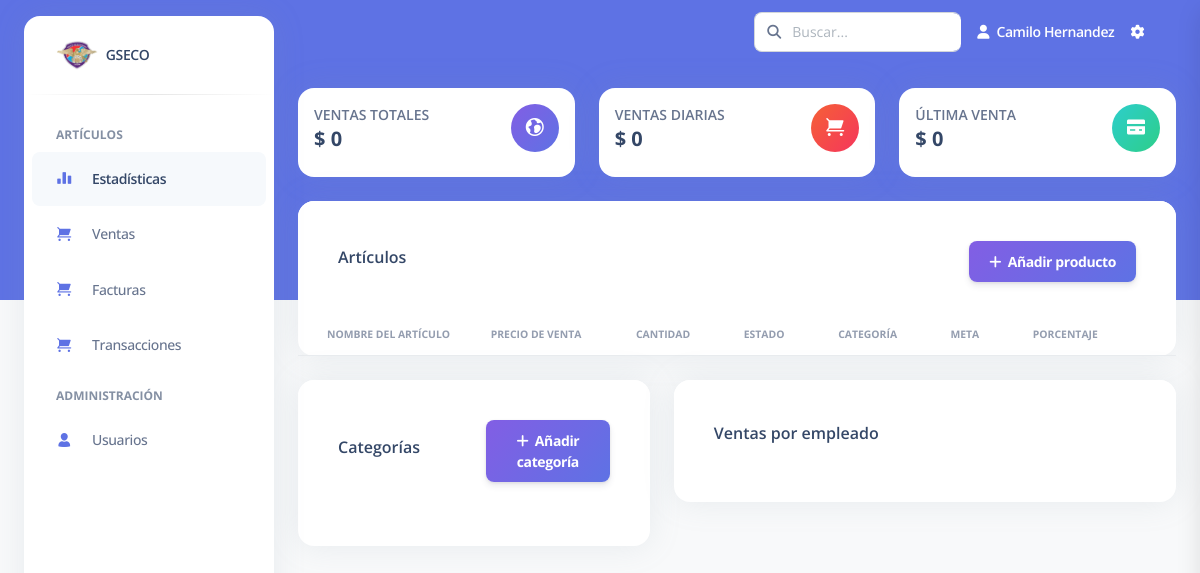
Before: /stats.php (signed in) with the older database file.
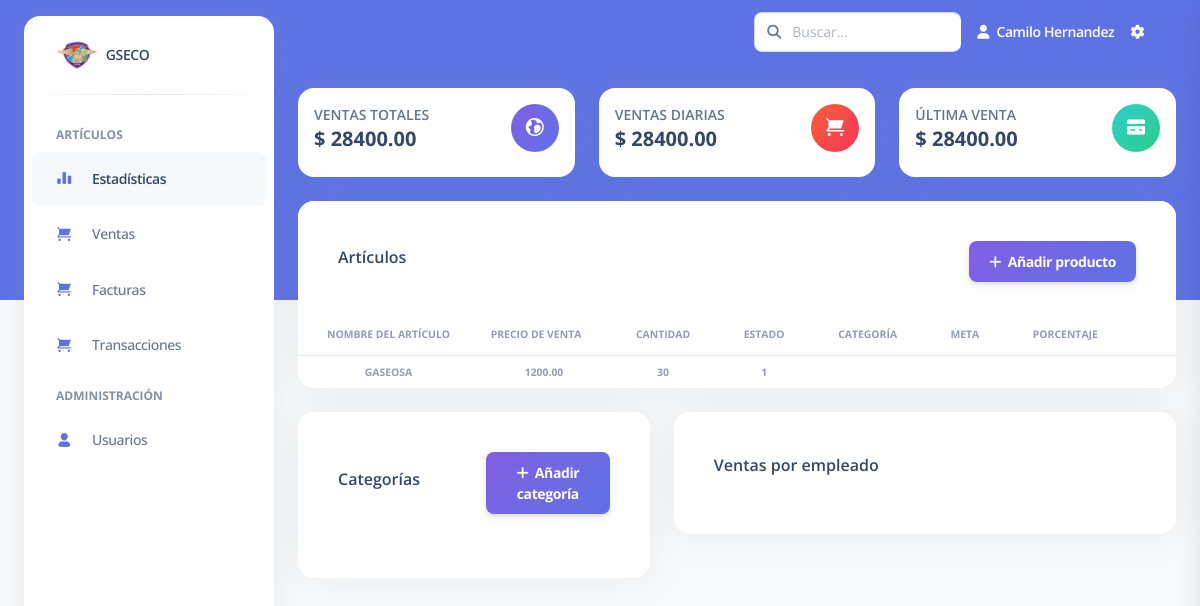
After: the same page with the newer database file.
### tables this page shows
CREATE TABLE `usuario` (
  `id_usuario` int(10) UNSIGNED NOT NULL,
  `nombres` varchar(45) NOT NULL,
  `apellidos` varchar(45) NOT NULL,
  `tipo_documento` varchar(45) NOT NULL,
  `num_documento` varchar(45) NOT NULL,
  `email` varchar(45) NOT NULL,
  `password` varchar(45) NOT NULL,
  `estado` tinyint(1) NOT NULL DEFAULT 1,
  `rol_id_rol` int(10) UNSIGNED NOT NULL
);

CREATE TABLE `articulo` (
  `id_articulo` int(10) UNSIGNED NOT NULL,
  `nombre` varchar(45) NOT NULL,
  `precio_venta` decimal(11,2) NOT NULL,
  `stock` int(11) NOT NULL,
  `descripcion` varchar(45) NOT NULL,
  `estado` tinyint(1) NOT NULL DEFAULT 1,
  `categoria_id_categoria` int(10) UNSIGNED NOT NULL,
  `meta` int(11) NOT NULL
);

### Consultas.php (called while the page is built, shortened)
<?php
    include_once("conexion.php");
    $var_session = $_SESSION['id_usuario'];
    $queryUsuarios = mysqli_query($conn, "SELECT * FROM usuario where id_usuario = $var_session");
    while($mostrar = mysqli_fetch_array($queryUsuarios))
    {
        $nombreUsuario = $mostrar['nombres'] . ' ' . $mostrar['apellidos'];
    }

### models/db.php (called while the page is built, shortened)
<?php
class Database
{
	private $servidor = "localhost";
	private $db = "sistema_inventario";
	private $port = 3306;
	private $charset = "utf8";
	private $usuario = "root";
	private $contrasena = "";
	private $opciones = [PDO::ATTR_CASE => PDO::CASE_LOWER, PDO::ATTR_ERRMODE => PDO::ERRMODE_EXCEPTION, PDO::ATTR_ORACLE_NULLS => PDO::NULL_EMPTY_STRING, PDO::ATTR_DEFAULT_FETCH_MODE => PDO::FETCH_OBJ];
	function __construct()
	{
		$this->pdo = new PDO("mysql:dbname={$this->db};host={$this->servidor};port={$this->port};charset={$this->charset}", $this->usuario, $this->contrasena, $this->opciones);
	}
}

### models/venta.php (called while the page is built, shortened)
<?php
require_once('db.php');
class Venta extends Database
{
	public function ventas($id)
	{
		$query = $this->pdo->query('SELECT sum(total) as total_diario FROM venta WHERE Usuario_id_usuario =' . $id);
		return $query->fetch();
	}
	public function ultimaVenta($id)
	{
		$currentDate = date('Y-m-d');
		$query = $this->pdo->query("SELECT SUM(total) as total_diario FROM venta WHERE Usuario_id_usuario = {$id} AND DATE(fecha) = '{$currentDate}'");
		return $query->fetch();
	}
}

### models/articulo.php (called while the page is built, shortened)
<?php
require_once('db.php');
class Articulo extends Database
{
	public function index()
	{
		$query = $this->pdo->query('SELECT * FROM articulo WHERE estado = 1');
		return $query->fetchAll();
	}
}

### stats.php (the view, shortened to what this page needs)
<?php
include_once("conexion.php");
include_once("Consultas.php");
require('./models/venta.php');
require('./models/articulo.php');
$nw = new Venta();
$ar = new Articulo();
$ventas = $nw->ventas(1);
$ultimaVenta = $nw->ultimaVenta(1);
$articulos = $ar->index();
?>
<!DOCTYPE html>
<html lang="es">
<head>
  <link href="./assets/css/nucleo-icons.css" rel="stylesheet" />
  <link href="./assets/css/nucleo-svg.css" rel="stylesheet" />
  <link href="./assets/css/nucleo-svg.css" rel="stylesheet" />
  <link id="pagestyle" href="./assets/css/argon-dashboard.css?v=2.0.2" rel="stylesheet" />
</head>
<body class="g-sidenav-show bg-gray-100">
  <aside class="sidenav bg-white navbar navbar-vertical navbar-expand-xs border-0 border-radius-xl my-3 fixed-start ms-4 " id="sidenav-main">
    <div class="sidenav-header">
      <a class="navbar-brand m-0 mr-4">
        <img src="./img/logo.png" class="navbar-brand-img h-100 mr-5" alt="main_logo">
        <span class="ms-1 font-weight-bold">GSECO</span>
      </a>
    </div>
    <hr class="horizontal dark mt-0">
    <div class="collapse navbar-collapse  w-auto " id="sidenav-collapse-main">
      <ul class="navbar-nav">
        <li class="nav-item mt-3">
          <h6 class="ps-4 ms-2 text-uppercase text-xs font-weight-bolder opacity-6">Artículos</h6>
        </li>
        <li class="nav-item">
          <a class="nav-link active" href="stats.php">
            <div class="icon icon-shape icon-sm border-radius-md text-center me-2 d-flex align-items-center justify-content-center">
              <i class="ni ni-chart-bar-32 text-primary text-sm opacity-10"></i>
            </div>
            <span class="nav-link-text ms-1">Estadísticas</span>
          </a>
        </li>
        <li class="nav-item">
          <a class="nav-link" href="sales.php">
            <div class="icon icon-shape icon-sm border-radius-md text-center me-2 d-flex align-items-center justify-content-center">
              <i class="ni ni-cart text-primary text-sm opacity-10"></i>
            </div>
            <span class="nav-link-text ms-1">Ventas</span>
          </a>
        </li>
        <li class="nav-item">
          <a class="nav-link" href="bills.php">
            <div class="icon icon-shape icon-sm border-radius-md text-center me-2 d-flex align-items-center justify-content-center">
              <i class="ni ni-cart text-primary text-sm opacity-10"></i>
            </div>
            <span class="nav-link-text ms-1">Facturas</span>
          </a>
        </li>
        <li class="nav-item">
          <a class="nav-link" href="transactions.php">
            <div class="icon icon-shape icon-sm border-radius-md text-center me-2 d-flex align-items-center justify-content-center">
              <i class="ni ni-cart text-primary text-sm opacity-10"></i>
            </div>
            <span class="nav-link-text ms-1">Transacciones</span>
          </a>
        </li>
        <li class="nav-item mt-3">
          <h6 class="ps-4 ms-2 text-uppercase text-xs font-weight-bolder opacity-6">Administración</h6>
        </li>
        <li class="nav-item">
          <a class="nav-link" href="user-administration.php">
            <div class="icon icon-shape icon-sm border-radius-md text-center me-2 d-flex align-items-center justify-content-center">
              <i class="ni ni-single-02 text-primary text-sm opacity-10"></i>
            </div>
            <span class="nav-link-text ms-1">Usuarios</span>
          </a>
        </li>
      </ul>
    </div>
  </aside>
  <main class="main-content position-relative border-radius-lg ">
    <nav class="navbar navbar-main navbar-expand-lg px-0 mx-4 shadow-none border-radius-xl " id="navbarBlur" data-scroll="false">
      <div class="container-fluid py-1 px-3">
        <div class="collapse navbar-collapse mt-sm-0 mt-2 me-md-0 me-sm-4" id="navbar">
          <div class="ms-md-auto pe-md-3 d-flex align-items-center">
            <div class="input-group">
              <span class="input-group-text text-body"><i class="fas fa-search" aria-hidden="true"></i></span>
              <input type="search" name="buscar" class="form-control" placeholder="Buscar...">
            </div>
          </div>
          <ul class="navbar-nav  justify-content-end">
            <li class="nav-item d-flex align-items-center">
              <a class="nav-link text-white font-weight-bold px-0">
                <i class="fa fa-user me-sm-1"></i>
                <span class="d-sm-inline d-none text-capitalize">
                  <?php echo $nombreUsuario; ?>
                </span>
                <div class="wrap">
              </a>
            </li>
            <li class="nav-item px-3 d-flex align-items-center">
              <a href="javascript:;" class="nav-link text-white p-0">
                <i class="fa fa-cog fixed-plugin-button-nav cursor-pointer"></i>
              </a>
            </li>
          </ul>
        </div>
      </div>
    </nav>
    <div class="container-fluid py-4">
      <div class="row">
        <div class="col-xl-4 col-sm-6 mb-xl-0 mb-4">
          <div class="card">
            <div class="card-body p-3">
              <div class="row">
                <div class="col-8">
                  <div class="numbers">
                    <p class="text-sm mb-0 text-uppercase font-weight-bold">Ventas totales</p>
                    <h5 class="font-weight-bolder">
                      $
                      <?php echo $ventas->total_diario ? $ultimaVenta->total_diario : '0'; ?>
                    </h5>
                  </div>
                </div>
                <div class="col-4 text-end">
                  <div class="icon icon-shape bg-gradient-primary shadow-primary text-center rounded-circle">
                    <i class="ni ni-world text-lg opacity-10" aria-hidden="true"></i>
                  </div>
                </div>
              </div>
            </div>
          </div>
        </div>
        <div class="col-xl-4 col-sm-6 mb-xl-0 mb-4">
          <div class="card">
            <div class="card-body p-3">
              <div class="row">
                <div class="col-8">
                  <div class="numbers">
                    <p class="text-sm mb-0 text-uppercase font-weight-bold">Ventas diarias</p>
                    <h5 class="font-weight-bolder">
                      $
                      <?php echo $ventas->total_diario ? $ultimaVenta->total_diario : '0'; ?>
                    </h5>
                  </div>
                </div>
                <div class="col-4 text-end">
                  <div class="icon icon-shape bg-gradient-danger shadow-danger text-center rounded-circle">
                    <i class="ni ni-cart text-lg opacity-10" aria-hidden="true"></i>
                  </div>
                </div>
              </div>
            </div>
          </div>
        </div>
        <div class="col-xl-4 col-sm-6 mb-xl-0 mb-4">
          <div class="card">
            <div class="card-body p-3">
              <div class="row">
                <div class="col-8">
                  <div class="numbers">
                    <p class="text-sm mb-0 text-uppercase font-weight-bold">Última venta</p>
                    <h5 class="font-weight-bolder">
                      $
                      <?php echo ($ultimaVenta->total_diario !== null) ? $ultimaVenta->total_diario : '0'; ?>
                    </h5>
                  </div>
                </div>
                <div class="col-4 text-end">
                  <div class="icon icon-shape bg-gradient-success shadow-danger text-center rounded-circle">
                    <i class="ni ni-credit-card text-lg opacity-10" aria-hidden="true"></i>
                  </div>
                </div>
              </div>
            </div>
          </div>
        </div>
      </div>
      <div class="row mt-4">
        <div class="col-xl-12">
          <div class="card">
            <div class="card-header pb-4">
              <div class="row pb-2 p-3">
                <div class="col-6 d-flex align-items-center">
                  <h6>Artículos</h6>
                </div>
                <div class="col-6 text-end">
                  <a class="btn bg-gradient-primary mb-0" data-bs-toggle="modal" data-bs-target="#modal-form-product"><i class="fas fa-plus"></i>&nbsp;&nbsp;Añadir producto</a>
                </div>
              </div>
            </div>
            <div class="table-responsive">
              <table class="table align-items-center mb-0">
                <thead>
                  <tr>
                    <th align="center" class="text-center text-uppercase text-black text-xxs font-weight-bolder opacity-7">
                      Nombre del artículo</th>
                    <th align="center" class="text-center text-uppercase text-black text-xxs font-weight-bolder opacity-7 ps-2">
                      Precio de venta</th>
                    <th align="center" class="text-center text-uppercase text-black text-xxs font-weight-bolder opacity-7">
                      Cantidad</th>
                    <th align="center" class="text-center text-uppercase text-black text-xxs font-weight-bolder opacity-7">
                      Estado</th>
                    <th align="center" class="text-center text-uppercase text-black text-xxs font-weight-bolder opacity-7">
                      Categoría</th>
                    <th align="center" class="text-center text-uppercase text-black text-xxs font-weight-bolder opacity-7">Meta
                    </th>
                    <th align="center" class="text-center text-uppercase text-black text-xxs font-weight-bolder opacity-7">
                      Porcentaje</th>
                    <th align="center" class="text-center text-uppercase text-black text-xxs font-weight-bolder opacity-7">
                    </th>
                  </tr>
                </thead>
                <tbody>
                  <?php foreach($articulos as $art){ ?>
                  <tr>
                    <td align="center" class="text-center text-uppercase text-black text-xxs font-weight-bolder opacity-7">
                       <?php echo $art->nombre ?>
                    </td>
                    <td align="center" class="text-center text-uppercase text-black text-xxs font-weight-bolder opacity-7">
                       <?php echo $art->precio_venta ?>
                    </td>
                    <td align="center" class="text-center text-uppercase text-black text-xxs font-weight-bolder opacity-7">
                       <?php echo $art->stock ?>
                    </td>
                    <td align="center" class="text-center text-uppercase text-black text-xxs font-weight-bolder opacity-7">
                       <?php echo $art->estado ?>
                    </td>
                  </tr>
                  <?php
                    }
                  ?>
                </tbody>
              </table>
            </div>
          </div>
        </div>
      </div>
      <div class="row mt-4">
        <div class="col-xl-5">
          <div class="card mb-4">
            <div class="card-header pb-0">
              <div class="row pb-2 p-3">
                <div class="col-6 d-flex align-items-center">
                  <h6>Categorías</h6>
                </div>
                <div class="col-6 text-end">
                  <a class="btn bg-gradient-primary mb-0" data-bs-toggle="modal" data-bs-target="#modal-form"><i class="fas fa-plus"></i>&nbsp;&nbsp;Añadir categoría</a>
                </div>
              </div>
            </div>
            <div class="card-body p-3">
              <ul class="list-group">
                <li class="list-group-item border-0 d-flex justify-content-between ps-0 mb-2 border-radius-lg">
                </li>
              </ul>
            </div>
          </div>
        </div>
        <div class="col-xl-7">
          <div class="card ">
            <div class="card-header pb-4">
              <div class="row pb-2 p-3">
                <div class="col-6 d-flex align-items-center">
                  <h6>Ventas por empleado</h6>
                </div>
              </div>
            </div>
            <div class="table-responsive">
            </div>
          </div>
        </div>
      </div>
  </main>
</body>
</html>

### assets/css/nucleo-svg.css (style rules this page uses)
.icon { display: inline-block; color: #111111; height: 1em; width: 1em; }
.icon-sm { height: 0.8em; width: 0.8em; }
.icon { fill: currentColor; stroke: none; }

### stats.php (style rules this page uses)
.wrap { width: 30%; position: absolute; top: 50%; left: 50%; transform: translate(-50%, -50%); }

Changed rows visible on the page:
added articulo: nombre "GASEOSA", precio_venta "1200.00", stock "30", estado "1"
Other visible differences:
$ultimaVenta->total_diario: (not shown) → "28400.00"
text no longer shown: "0 0 0"
